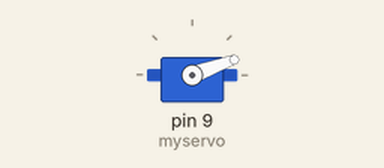
This sketch was run on a simulated Arduino Uno, built with avr-gcc and run on an emulated ATmega328P. Parts: servo.

Above: at 0.05 s.
At 2.0 s:
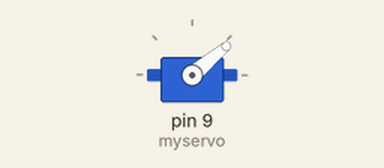
At 4.0 s:
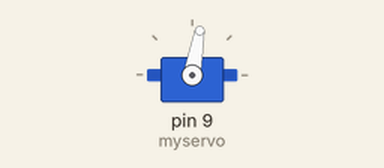
At 8.0 s:
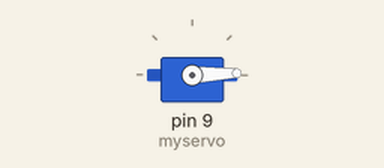
Timing chart, 0 to 10.4 s (numbered marks = the images above):
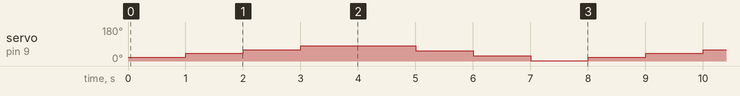

The sketch:

servo_4stepGO_3stepBACK.ino
```cpp
#include <Servo.h>
int fg = 0;
Servo myservo;  // create Servo object to control a servo

int pos = 0;    // variable to store the servo position

void setup() {
  myservo.attach(9);  // attaches the servo on pin 9 to the Servo object
}

void loop() {
  // // Move clockwise in steps of 20 degrees
  // for (pos = fg; pos <= 40+fg; pos += 10) { // goes from current fg position up to 80 degrees
  //   myservo.write(pos);              // tell servo to go to position in variable 'pos'
  //   delay(1000);                     // waits 1 second for the servo to reach the position
  // }

  // // Set fg to the last position reached (80) for the next cycle
  // fg = 40+fg;

  // // Move anti-clockwise in steps of 20 degrees
  // for (pos = fg; pos >= 10; pos -= 10) { // goes from 80 degrees down to 20 degrees
  //   myservo.write(pos);              // tell servo to go to position in variable 'pos'
  //   delay(1000);                     // waits 1 second for the servo to reach the position
  // }

  // // Set fg to the last position reached (20) for the next cycle
  // fg -= 30;

  // for(int i=10;i<=180;i+=10){
  //    myservo.write(i);
  //    delay(500);
  // }

  for(int i=20;i<=80;i+=20){
    myservo.write(i);
    delay(1000);
  }

  for(int i=80;i>=1;i-=26){
    myservo.write(i);
    delay(1000);
  }
}
```

Measured:
- by itself, servo on pin 9 (myservo): repeats every 8.0 s: 60° 1.0 s, 80° 2.0 s, 54° 1.0 s, 28° 1.0 s, 2° 1.0 s, 20° 1.0 s, 40° 1.0 s
